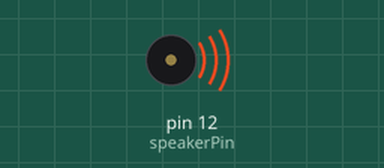
Recording of a sketch running on a simulated Arduino Uno, built with avr-gcc and run on an emulated ATmega328P. Shown: buzzer (waves = sounding).

Above: at 0.1 s.
At 34.5 s:
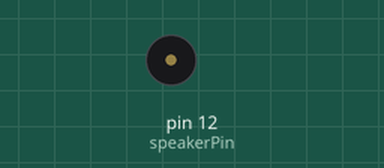
Timing chart, 0 to 36.0 s (numbered marks = the images above):
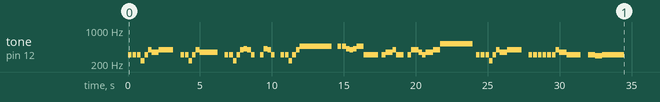

The sketch:

snowman_song.ino
```cpp
/*
Adafruit Arduino - Lesson 10. Simple Sounds
*/

int speakerPin = 12;

int numTones = 10;

int tones [] = {233, 294, 311, 349, 392, 415, 466, 523};
//               Bb   D    Eb   F    G    Ab   Bb   C
//               0    1    2    3    4    5    6    7

void setup()
{
// Do you want to build a snowman
    tone(speakerPin, tones[2]);
    delay(250);
    noTone(speakerPin);
    delay (75);
    tone(speakerPin, tones[2]);
    delay(250);
    noTone(speakerPin);
    delay (75);
    tone(speakerPin, tones[2]);
    delay(250);
    tone(speakerPin, tones[0]);
    delay(250);
    tone(speakerPin, tones[2]);
    delay(250);
    tone(speakerPin, tones[4]);
    delay(250);
    tone(speakerPin, tones[3]);
    delay(500);
    tone(speakerPin, tones[4]);
    delay(1000);
    noTone(speakerPin);
    delay (500);

//Come on let's go and play
    tone(speakerPin, tones[2]);
    delay(250);
    noTone(speakerPin);
    delay (75);
    tone(speakerPin, tones[2]);
    delay(250);
    tone(speakerPin, tones[0]);
    delay(250);
    tone(speakerPin, tones[2]);
    delay(250);
    tone(speakerPin, tones[4]);
    delay(250);
    tone(speakerPin, tones[3]);
    delay(1250);
    noTone(speakerPin);
    delay (500);

//I never see you anymore
    tone(speakerPin, tones[2]);
    delay(250);
    noTone(speakerPin);
    delay (75);
    tone(speakerPin, tones[2]);
    delay(250);
    tone(speakerPin, tones[0]);
    delay(250);
    tone(speakerPin, tones[2]);
    delay(250);
    tone(speakerPin, tones[4]);
    delay(250);
    tone(speakerPin, tones[5]);
    delay(250);
    tone(speakerPin, tones[4]);
    delay(250);
    tone(speakerPin, tones[2]);
    delay(250);
    noTone(speakerPin);
    delay (400);

//Come out the door
    tone(speakerPin, tones[2]);
    delay(250);
    tone(speakerPin, tones[5]);
    delay(250);
    tone(speakerPin, tones[4]);
    delay(250);
    tone(speakerPin, tones[2]);
    delay(250);
    noTone(speakerPin);
    delay (400);

//It's like you've gone away
    tone(speakerPin, tones[2]);
    delay(250);
    noTone(speakerPin);
    delay (75);
    tone(speakerPin, tones[2]);
    delay(250);
    tone(speakerPin, tones[0]);
    delay(250);
    tone(speakerPin, tones[2]);
    delay(250);
    tone(speakerPin, tones[4]);
    delay(250);
    tone(speakerPin, tones[6]);
    delay(2250);
    noTone(speakerPin);
    delay (400);

//We used to be best buddies
    tone(speakerPin, tones[6]);
    delay(250);
    noTone(speakerPin);
    delay (75);
    tone(speakerPin, tones[6]);
    delay(250);
    tone(speakerPin, tones[5]);
    delay(250);
    tone(speakerPin, tones[4]);
    delay(250);
    tone(speakerPin, tones[5]);
    delay(250);
    tone(speakerPin, tones[6]);
    delay(500);
    tone(speakerPin, tones[2]);
    delay(1000);
    noTone(speakerPin);
    delay (250);

//And now we're not
    tone(speakerPin, tones[2]);
    delay(250);
    tone(speakerPin, tones[3]);
    delay(500);
    tone(speakerPin, tones[4]);
    delay(250);
    tone(speakerPin, tones[2]);
    delay(500);
    noTone(speakerPin);
    delay (300);

//I wish you would tell me why?
    tone(speakerPin, tones[2]);
    delay(250);
    tone(speakerPin, tones[4]);
    delay(500);
    tone(speakerPin, tones[3]);
    delay(250);
    tone(speakerPin, tones[2]);
    delay(250);
    tone(speakerPin, tones[3]);
    delay(500);
    tone(speakerPin, tones[4]);
    delay(500);
    tone(speakerPin, tones[7]);
    delay(2250);
    noTone(speakerPin);
    delay (250);

//Do you want to build a snowman?
    tone(speakerPin, tones[2]);
    delay(250);
    noTone(speakerPin);
    delay (75);
    tone(speakerPin, tones[2]);
    delay(250);
    noTone(speakerPin);
    delay (75);
    tone(speakerPin, tones[2]);
    delay(250);
    tone(speakerPin, tones[0]);
    delay(250);
    tone(speakerPin, tones[2]);
    delay(250);
    tone(speakerPin, tones[4]);
    delay(250);
    tone(speakerPin, tones[3]);
    delay(500);
    tone(speakerPin, tones[4]);
    delay(1000);
    noTone(speakerPin);
    delay (500);

//It doesn't have to be a snowman
    tone(speakerPin, tones[2]);
    delay(250);
    noTone(speakerPin);
    delay (75);
    tone(speakerPin, tones[2]);
    delay(250);
    noTone(speakerPin);
    delay (75);
    tone(speakerPin, tones[2]);
    delay(250);
    noTone(speakerPin);
    delay (75);
    tone(speakerPin, tones[2]);
    delay(250);
    noTone(speakerPin);
    delay (75);
    tone(speakerPin, tones[2]);
    delay(250);
    noTone(speakerPin);
    delay (75);
    tone(speakerPin, tones[2]);
    delay(250);
    tone(speakerPin, tones[4]);
    delay(250);
    tone(speakerPin, tones[3]);
    delay(500);
    tone(speakerPin, tones[2]);
    delay(1000);
    noTone(speakerPin);
    delay (500);

//Okay, bye
    tone(speakerPin, tones[2]);
    delay(500);
    tone(speakerPin, tones[1]);
    delay(500);
    tone(speakerPin, tones[2]);
    delay(1500);
    noTone(speakerPin);
    delay (500);

}
```
